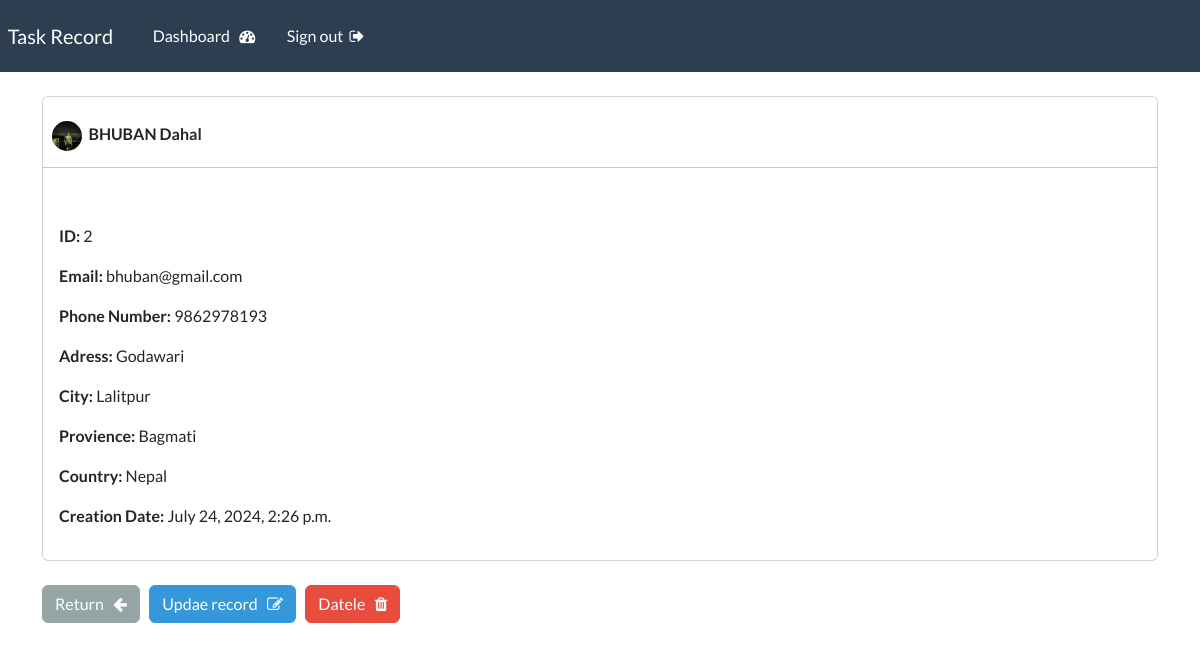
The page /view-record/2/ (signed in) on the database its author committed.
### app/models.py (models this page shows, shortened)
class Record(models.Model):
    photo = models.ImageField(upload_to='img/')
    created_date = models.DateTimeField(auto_now_add=True)
    first_name = models.CharField(max_length=100)
    last_name = models.CharField(max_length=100)
    email = models.EmailField(max_length=255)
    phone = models.CharField(max_length=20)
    address = models.CharField(max_length=255)
    city = models.CharField(max_length=50)
    provience = models.CharField(max_length=100)
    country = models.CharField(max_length=100)

### app/views.py (the view)
# urls.py: path('view-record/<int:pk>/', views.view_record, name='view-record'),
@login_required(login_url='login')
def view_record(request, pk):
    all_records = Record.objects.get(id = pk)
    context = {'record': all_records}
    return render(request, 'app/view-record.html', context= context)

### app/templates/app/view-record.html (shortened to what this page needs)
{% extends 'app/base.html' %}
{% block main %}
    <div class="card">
        <br>
        <strong>
            &nbsp;&nbsp;&nbsp;<img src="{{record.photo.url}}" alt="">&nbsp;&nbsp;{{record.first_name|upper}}  {{record.last_name}}
        </strong>
        <hr>
        <div class="card-body">
            <p><strong> ID:  </strong> {{record.id}} </p>
            <p><strong> Email:  </strong> {{record.email}} </p>
            <p><strong> Phone Number:  </strong> {{record.phone}} </p>
            <p><strong> Adress:  </strong> {{record.address}} </p>
            <p><strong> City:  </strong> {{record.city}} </p>
            <p><strong> Provience:  </strong> {{record.provience}} </p>
            <p><strong> Country:  </strong> {{record.country}} </p>
            <p><strong> Creation Date:  </strong> {{record.created_date}} </p>
        </div>
    </div>
    <br>
    <a href="{% url 'dashboard' %}" class="btn btn-secondary">Return &nbsp; <i class="fa fa-arrow-left" aria-hidden="true"></i></a>
    <a href="{% url 'record-update' record.id %}" class="btn btn-info">Updae record &nbsp; <i class="fa fa-pencil-square-o" aria-hidden="true"></i></a>
    <a href="{% url 'delete-rec' record.id %}" class="btn btn-danger">Datele &nbsp; <i class="fa fa-trash" aria-hidden="true"></i></a>
{% endblock main %}

### static/css/style.css (style rules this page uses)
img { height: 30px; width: 30px; object-fit: cover; border-radius: 40px; }

### app/templates/app/view-record.html (style rules this page uses)
img { height: 30px; width: 30px; object-fit: cover; border-radius: 40px; }

### rows shown on the page
Record: photo (picture), first_name "BHUBAN", last_name "Dahal", id "2", email "bhuban@gmail.com", phone "9862978193", address "Godawari", city "Lalitpur", provience "Bagmati", country "Nepal", created_date "July 24, 2024, 2:26 p.m."
